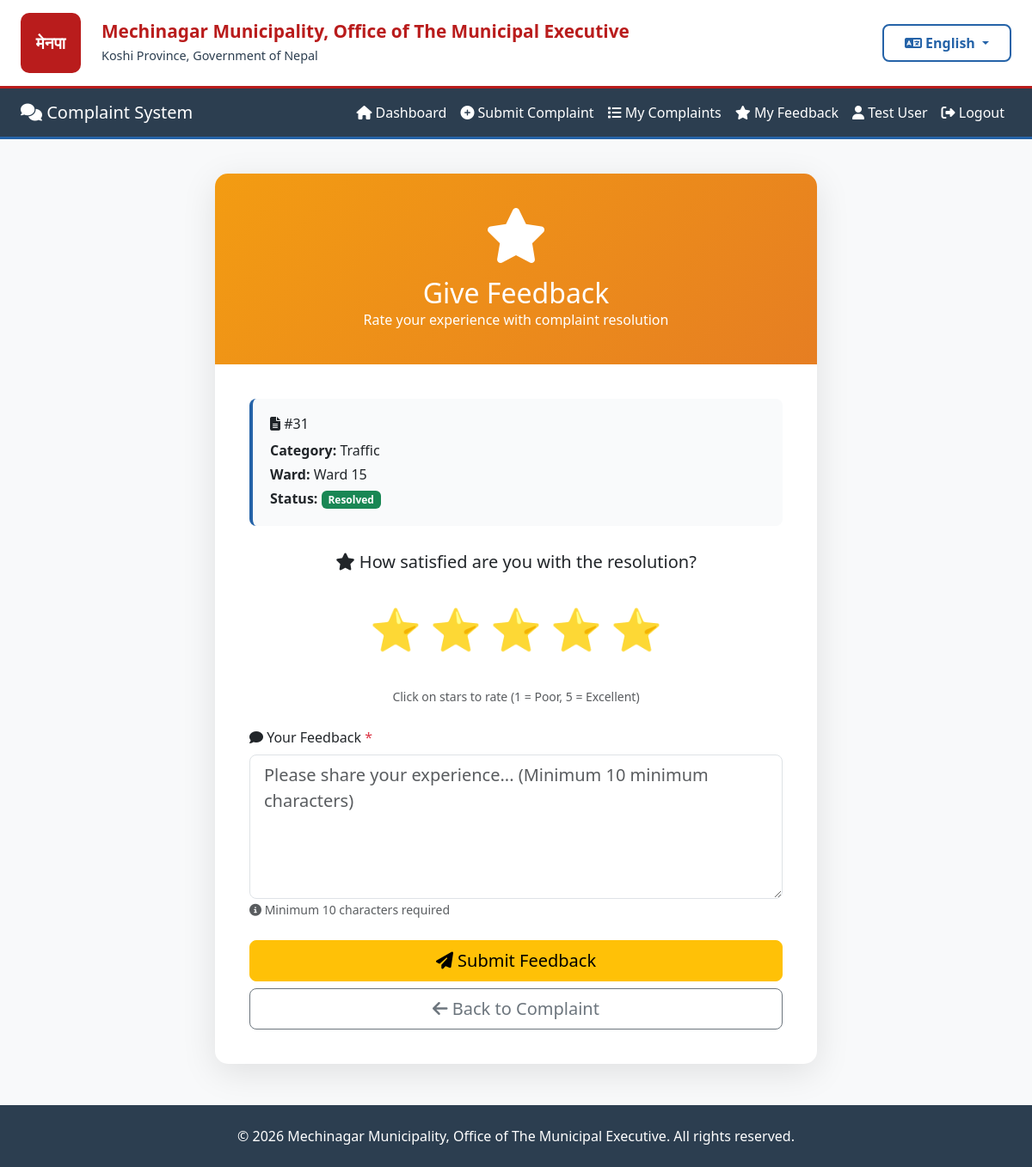
The app's page /feedback/submit/31/ (signed in) with its own data.
### accounts/models.py (models this page shows, shortened)
class User(AbstractUser):
    WARD_CHOICES = [(str(i), f'Ward {i}') for i in range(1, 16)]
    fullname = models.CharField(max_length=200)
    phone = models.CharField(max_length=20, blank=True, null=True)
    address = models.TextField(blank=True, null=True)
    ward = models.CharField(
        max_length=2,
        choices=WARD_CHOICES,
        blank=True,
        null=True,
        help_text="Your ward number (1-15)"
    )
    created_at = models.DateTimeField(auto_now_add=True)
    class Meta:
        db_table = 'users'

### complaints/models.py (models this page shows, shortened)
class Complaint(models.Model):
    STATUS_CHOICES = [
        ('Pending', 'Pending'),
        ('In Progress', 'In Progress'),
        ('Resolved', 'Resolved'),
    ]
    CATEGORY_CHOICES = [
        ('Road Maintenance', 'Road Maintenance'),
        ('Street Light', 'Street Light'),
        ('Water Supply', 'Water Supply'),
        ('Sanitation', 'Sanitation'),
        ('Traffic', 'Traffic'),
        ('Parks', 'Parks & Recreation'),
        ('Other', 'Other'),
    ]
    WARD_CHOICES = [(str(i), f'Ward {i}') for i in range(1, 16)]
    user = models.ForeignKey(
        settings.AUTH_USER_MODEL,
        on_delete=models.CASCADE,
        related_name='complaints'
    )
    ward = models.CharField(
        max_length=2,
        choices=WARD_CHOICES,
        help_text="Select your ward number (1-15)"
    )
    category = models.CharField(max_length=100, choices=CATEGORY_CHOICES)
    description = models.TextField()
    image = models.ImageField(upload_to=complaint_image_path, blank=True, null=True)
    status = models.CharField(max_length=20, choices=STATUS_CHOICES, default='Pending')
    created_at = models.DateTimeField(auto_now_add=True)
    updated_at = models.DateTimeField(auto_now=True)
    class Meta:
        db_table = 'complaints'
        ordering = ['-created_at']
        verbose_name = 'Complaint'
        verbose_name_plural = 'Complaints'
        indexes = [
            models.Index(fields=['status', 'created_at']),
            models.Index(fields=['ward', 'status']),
        ]

### feedback/views.py (the view, shortened to what this page needs)
# urls.py: path('submit/<int:complaint_id>/', views.submit_feedback, name='submit_feedback'),
@login_required
def submit_feedback(request, complaint_id):
    complaint = get_object_or_404(Complaint, pk=complaint_id, user=request.user)
    if complaint.status != 'Resolved':
        messages.error(request, 'You can only give feedback on resolved complaints.')
        return redirect('complaint_detail', pk=complaint_id)
    if Feedback.objects.filter(complaint=complaint, user=request.user).exists():
        messages.warning(request, 'You have already submitted feedback for this complaint.')
        return redirect('complaint_detail', pk=complaint_id)
    context = {
        'complaint': complaint
    }
    return render(request, 'feedback/submit_feedback.html', context)

### core/context_processors.py (called while the page is built)
def language(request):
    lang = request.session.get('language', 'en')
    return {
        'lang': lang,
        'translations': get_lang_dict(lang),
        't': get_lang_dict(lang),  # Shorter alias
    }

### core/translation.py (called while the page is built)
def get_lang_dict(lang='en'):
    return TRANSLATIONS.get(lang, TRANSLATIONS['en'])

### feedback/templates/feedback/submit_feedback.html (shortened to what this page needs)
{% extends 'base.html' %}
{% block content %}
<div class="feedback-container">
    <div class="feedback-card">
        <div class="feedback-header">
            <i class="fas fa-star"></i>
            <h2 class="mb-0">{{ t.give_feedback }}</h2>
            <p class="mb-0">{{ t.rate_experience }}</p>
        </div>
        <div class="feedback-body">
            <div class="complaint-summary">
                <h6 class="mb-2"><i class="fas fa-file-alt"></i> {{ t.complaint }} #{{ complaint.id }}</h6>
                <p class="mb-1"><strong>{{ t.category }}:</strong>
                    {% if complaint.category == 'Road Maintenance' %}{{ t.road_maintenance }}
                    {% elif complaint.category == 'Street Light' %}{{ t.street_light }}
                    {% elif complaint.category == 'Water Supply' %}{{ t.water_supply }}
                    {% elif complaint.category == 'Sanitation' %}{{ t.sanitation }}
                    {% elif complaint.category == 'Traffic' %}{{ t.traffic }}
                    {% elif complaint.category == 'Parks' %}{{ t.parks }}
                    {% else %}{{ t.other }}{% endif %}
                </p>
                <p class="mb-1"><strong>{{ t.ward }}:</strong> {{ t.ward }} {{ complaint.ward }}</p>
                <p class="mb-0"><strong>{{ t.status }}:</strong>
                    <span class="badge bg-success">{{ t.resolved }}</span>
                </p>
            </div>
            <form method="post">
                <div class="text-center mb-4">
                    <label class="form-label d-block mb-3">
                        <h5><i class="fas fa-star"></i> {{ t.satisfaction_question }}</h5>
                    </label>
                    <div class="star-rating">
                        <label for="star5" title="5 {{ t.stars }}">⭐</label>
                        <label for="star4" title="4 {{ t.stars }}">⭐</label>
                        <label for="star3" title="3 {{ t.stars }}">⭐</label>
                        <label for="star2" title="2 {{ t.stars }}">⭐</label>
                        <label for="star1" title="1 {{ t.stars }}">⭐</label>
                    </div>
                    <small class="text-muted">{{ t.click_stars_to_rate }} (1 = {{ t.poor }}, 5 = {{ t.excellent }})</small>
                </div>
                <div class="mb-4">
                    <label class="form-label">
                        <i class="fas fa-comment"></i> {{ t.your_feedback }} <span class="text-danger">*</span>
                    </label>
                    <textarea name="message" class="form-control form-control-lg" rows="5"
                              required placeholder="{{ t.share_your_experience }}... ({{ t.minimum }} 10 {{ t.min_characters }})"
                              minlength="10"></textarea>
                    <small class="text-muted">
                        <i class="fas fa-info-circle"></i> {{ t.minimum }} 10 {{ t.characters_required }}
                    </small>
                </div>
                <div class="d-grid gap-2">
                    <button type="submit" class="btn btn-warning btn-lg">
                        <i class="fas fa-paper-plane"></i> {{ t.submit_feedback }}
                    </button>
                    <a href="{% url 'complaint_detail' complaint.id %}" class="btn btn-outline-secondary btn-lg">
                        <i class="fas fa-arrow-left"></i> {{ t.back_to_complaint }}
                    </a>
                </div>
            </form>
        </div>
    </div>
</div>
{% endblock %}

### templates/base.html (shortened to what this page needs)
{% load static %}
<!DOCTYPE html>
<html lang="{{ lang }}">
<head>
    <link href="https://cdn.jsdelivr.net/npm/bootstrap@5.3.3/dist/css/bootstrap.min.css" rel="stylesheet">
    <link rel="stylesheet" href="https://cdnjs.cloudflare.com/ajax/libs/font-awesome/6.4.0/css/all.min.css">
</head>
<body class="bg-light">
    <div class="top-header">
        <div class="container-fluid px-4">
            <div class="row align-items-center">
                <div class="col-auto">
                    <div class="municipality-logo" style="background: #b91c1c; color: white; width: 70px; height: 70px; display: flex; align-items: center; justify-content: center; border-radius: 10px; font-weight: bold; font-size: 1.2rem;">
                        मेनपा
                    </div>
                </div>
                <div class="col">
                    <div class="municipality-title">
                        <h1>{{ t.mechinagar_municipality }}</h1>
                        <p>{{ t.koshi_province }}</p>
                    </div>
                </div>
                <div class="col-auto">
                    <div class="language-selector">
                        <div class="dropdown">
                            <button class="btn language-dropdown dropdown-toggle" type="button" data-bs-toggle="dropdown">
                                <i class="fas fa-language"></i>
                                <span id="current-lang">{% if lang == 'ne' %}नेपाली{% else %}English{% endif %}</span>
                            </button>
                        </div>
                    </div>
                </div>
            </div>
        </div>
    </div>
    <nav class="navbar navbar-expand-lg navbar-dark">
        <div class="container-fluid px-4">
            <a class="navbar-brand" href="/">
                <i class="fas fa-comments"></i> {{ t.complaint_system }}
            </a>
            <div class="collapse navbar-collapse" id="navbarNav">
                <ul class="navbar-nav ms-auto">
                    {% if user.is_authenticated %}
                        {% if user.is_staff %}
                            <li class="nav-item">
                                <a class="nav-link" href="{% url 'admin_dashboard' %}">
                                    <i class="fas fa-tachometer-alt"></i> {{ t.dashboard }}
                                </a>
                            </li>
                            <li class="nav-item">
                                <a class="nav-link" href="{% url 'admin_complaint_list' %}">
                                    <i class="fas fa-tasks"></i> {{ t.manage_complaints }}
                                </a>
                            </li>
                            <li class="nav-item">
                                <a class="nav-link" href="{% url 'admin_statistics' %}">
                                    <i class="fas fa-chart-bar"></i> {{ t.statistics }}
                                </a>
                            </li>
                            <li class="nav-item">
                                <a class="nav-link" href="/admin/">
                                    <i class="fas fa-cog"></i> {{ t.admin_panel }}
                                </a>
                            </li>
                        {% else %}
                            <li class="nav-item">
                                <a class="nav-link" href="{% url 'citizen_dashboard' %}">
                                    <i class="fas fa-home"></i> {{ t.dashboard }}
                                </a>
                            </li>
                            <li class="nav-item">
                                <a class="nav-link" href="{% url 'submit_complaint' %}">
                                    <i class="fas fa-plus-circle"></i> {{ t.submit_complaint }}
                                </a>
                            </li>
                            <li class="nav-item">
                                <a class="nav-link" href="{% url 'my_complaints' %}">
                                    <i class="fas fa-list"></i> {{ t.my_complaints }}
                                </a>
                            </li>
                            <li class="nav-item">
                                <a class="nav-link" href="{% url 'my_feedback' %}">
                                    <i class="fas fa-star"></i> {{ t.my_feedback }}
                                </a>
                            </li>
                        {% endif %}
                        <li class="nav-item">
                            <span class="nav-link text-light">
                                <i class="fas fa-user"></i> {{ user.fullname }}
                            </span>
                        </li>
                        <li class="nav-item">
                            <a class="nav-link" href="#" onclick="confirmLogout(event)">
                                <i class="fas fa-sign-out-alt"></i> {{ t.logout }}
                            </a>
                        </li>
                    {% endif %}
                </ul>
            </div>
        </div>
    </nav>
    <div class="container-fluid px-4 mt-4">
        {% block content %}{% endblock %}
    </div>
    <footer class="mt-5 py-4" style="background-color: #2c3e50; color: white;">
        <div class="container text-center">
            <p class="mb-0">© {% now "Y" %} {{ t.mechinagar_municipality }}. {% if lang == 'ne' %}सर्वाधिकार सुरक्षित{% else %}All rights reserved{% endif %}.</p>
        </div>
    </footer>
</body>
</html>

### templates/base.html (style rules this page uses)
.top-header { background-color: white; padding: 15px 0; border-bottom: 3px solid #b91c1c; box-shadow: 0 2px 4px rgba(0,0,0,0.05); }
.municipality-logo { height: 70px; width: auto; }
.municipality-title h1 { color: #b91c1c; font-size: 1.3rem; font-weight: 700; margin: 0; line-height: 1.2; }
.municipality-title p { color: #2c3e50; font-size: 0.9rem; margin: 5px 0 0 0; }
.language-selector { position: relative; }
.language-dropdown { min-width: 150px; border: 2px solid #2563a8; border-radius: 8px; background: white; color: #2563a8; font-weight: 600; padding: 8px 15px; cursor: pointer; transition: all 0.3s ease; }
.navbar { background: #2c3e50 !important; border-bottom: 3px solid #2563a8; }
.nav-link { color: white !important; transition: all 0.3s ease; }

### feedback/templates/feedback/submit_feedback.html (style rules this page uses)
.feedback-container { max-width: 700px; margin: 40px auto; }
.feedback-card { background: white; border-radius: 15px; box-shadow: 0 10px 40px rgba(0,0,0,0.1); overflow: hidden; }
.feedback-header { background: linear-gradient(135deg, #f39c12 0%, #e67e22 100%); color: white; padding: 40px; text-align: center; }
.feedback-header i { font-size: 4rem; margin-bottom: 1rem; }
.feedback-body { padding: 40px; }
.star-rating { display: flex; justify-content: center; gap: 10px; margin: 30px 0; }
.star-rating label { font-size: 3rem; color: #d1d5db; cursor: pointer; transition: all 0.2s ease; }
.star-rating { display: flex; flex-direction: row-reverse; justify-content: center; }
.complaint-summary { background: #f9fafb; border-left: 4px solid #2563a8; padding: 20px; border-radius: 8px; margin-bottom: 30px; }

### records on screen
User: fullname "Test User"
Complaint: id "31", traffic "Traffic", ward "15", resolved "Resolved"

### other values on screen
{{ t.mechinagar_municipality }} "Mechinagar Municipality, Office of The Municipal Executive"
{{ t.koshi_province }} "Koshi Province, Government of Nepal"
{{ t.complaint_system }} "Complaint System"
{{ t.dashboard }} "Dashboard"
{{ t.submit_complaint }} "Submit Complaint"
{{ t.my_complaints }} "My Complaints"
{{ t.my_feedback }} "My Feedback"
{{ t.logout }} "Logout"
{{ t.give_feedback }} "Give Feedback"
{{ t.rate_experience }} "Rate your experience with complaint resolution"
{{ t.category }} "Category"
{{ t.ward }} "Ward"
{{ t.status }} "Status"
{{ t.satisfaction_question }} "How satisfied are you with the resolution?"
{{ t.click_stars_to_rate }} "Click on stars to rate"
